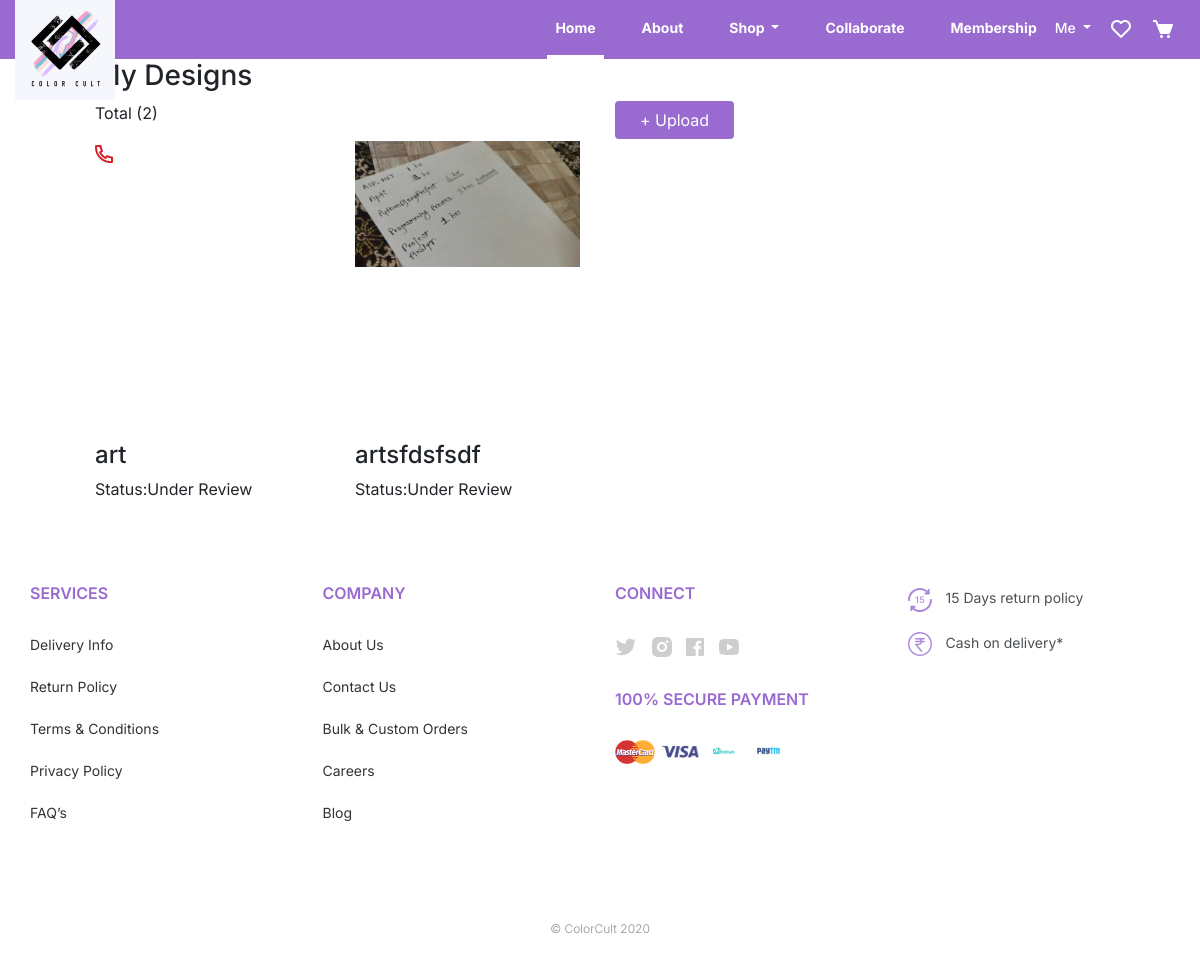
The app's page /my-designs/ (signed in) with its own data.
### color/models.py (models this page shows, shortened)
class CreatorDesign(models.Model):
    user = models.ForeignKey("User", verbose_name="Creator User", on_delete=models.CASCADE)
    date = models.DateTimeField( auto_now=True)
    design_description = models.TextField()
    design_name = models.CharField(max_length=50, default="art")
    design_image = models.ImageField( upload_to='product/image/')
    design_status = models.CharField(choices=STATUS, max_length=50, default='under_review')
    class Meta:
        verbose_name = "CreatorDesign"
        verbose_name_plural = "CreatorDesigns"

### color/views.py (the view)
# urls.py: path('my-designs/', views.my_designs, name='my-designs'),
def my_designs(request):
    get_current_login_user_designs = CreatorDesign.objects.filter(user=request.user)
    get_current_login_user_design_count = CreatorDesign.objects.filter(user=request.user).count()
    return render(request, template_name="pages/user-designs.html",
                  context={'get_current_login_user_designs': get_current_login_user_designs,
                           'get_current_login_user_design_count': get_current_login_user_design_count})

### color/templates/pages/user-designs.html (shortened to what this page needs)
{% extends '../base.html' %}
{% block content %}
<div class="container">
    <h3>My Designs</h3>
    <div class="row">
        <div class="col-md-6">
            <p>Total ({{ get_current_login_user_design_count }})
        </div>
         <div class="col-md-6">
            <a type="button" href="{% url 'color:upload-design' %}" class="btn btn-info" style="width: 119px;background: #996BD1;border: 1px solid rgba(153, 107, 209, 0.3);border-radius: 4px;">+ Upload</a>
        </div>
    </div>
    <div class="row">
    {% for get_current_login_user_design in get_current_login_user_designs %}
        <div class="col-md-3 designs-row">
            <div class="img-wrap">
                <img src="{{ get_current_login_user_design.design_image.url }}" class="img-fluid">
            </div>
            <div class="text-wrap">
                <h4>{{ get_current_login_user_design.design_name }}</h4>
                <p>Status:<span>{{ get_current_login_user_design.get_design_status_display }}</span></p>
            </div>
        </div>
    {% endfor %}
    </div>
</div>
{% endblock %}

### color/static/css/style.css (style rules this page uses)
.container { max-width: 1040px; }
body { font-family: 'Inter', sans-serif;font-weight: 400; }
.designs-row .img-wrap { height: 300px;width: 225px; }

### records on screen
CreatorDesign: design_image (picture), design_name "art", design_status "Under Review"
CreatorDesign: design_image (picture), design_name "artsfdsfsdf", design_status "Under Review"

### other values on screen
{{ get_current_login_user_design_count }} "2"
